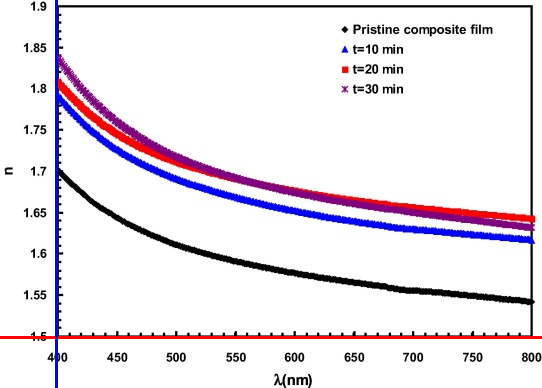
#> input picture chart_ratio/chart/test/1096gr4_axes.png, 542 x 388 px
$ jupyter execute --allow-errors LabelDetection.ipynb   (shell and % lines are left out)
#> lines starting #> are read from the running program, lines starting #| are printed output that depends on the picture; after the words box and inside, x2 and y2 are one past the last pixel; in counts of white or black regions, pixels touching at a corner belong together
#> further down, image is the input picture: shape (388, 542, 3); mean B, G, R 236.6, 229.2, 236.1
# Label Detection

## Axes Detection
This code gives a best estimate of the x and y axis (horizontal and vertical axes) for the plot/chart.

[cell 1]
import cv2, imutils, re, xlsxwriter, json
import matplotlib.pyplot as plt
import numpy as np
import pytesseract
from pathlib import Path
from matplotlib import rcParams
from pytesseract import Output
import PIL

[cell 2]
from google.colab import drive
drive.mount('/content/gdrive')
root_path = 'gdrive/My Drive/Colab Notebooks/chart'
%cd /content/gdrive/My Drive/Colab Notebooks/chart

[cell 3]
# Directory of images to run the code on
img_dir = 'test'

# Directory to save the output images
save_dir = 'out'

#> (a cell that did not finish here is left out)

### Function to detect x-axis and y-axis for a plot

[cell 5]
def findMaxConsecutiveOnes(nums) -> int:
    count = maxCount = 0

    for i in range(len(nums)):
        if nums[i] == 1:
            count += 1
        else:
            maxCount = max(count, maxCount)
            count = 0

    return max(count, maxCount)

[cell 6]
def detectAxes(filepath, threshold=None, debug=False):
    if filepath is None:
        return None, None

    if threshold is None:
        threshold = 10

    image = cv2.imread(filepath)
    height, width, channels = image.shape

    gray = cv2.cvtColor(image, cv2.COLOR_BGR2GRAY)

    # Get the max-consecutive-ones for eah column in the bw image, and...
    # pick the "first" index that fall in [max - threshold, max + threshold]
    maxConsecutiveOnes = [findMaxConsecutiveOnes(gray[:, idx] < 200) for idx in range(width)]
    start_idx, maxindex, maxcount = 0, 0, max(maxConsecutiveOnes)
    while start_idx < width:
        if abs(maxConsecutiveOnes[start_idx] - maxcount) <= threshold:
            maxindex = start_idx
            break

        start_idx += 1

    yaxis = (maxindex, 0, maxindex, height)

    if debug:
        fig, ax = plt.subplots(1, 2)

        ax[0].imshow(image)

        ax[1].plot(maxConsecutiveOnes, color = 'k')
        ax[1].axhline(y = max(maxConsecutiveOnes) - 10, color = 'r', linestyle = 'dashed')
        ax[1].axhline(y = max(maxConsecutiveOnes) + 10, color = 'r', linestyle = 'dashed')
        ax[1].vlines(x = maxindex, ymin = 0.0, ymax = maxConsecutiveOnes[maxindex], color = 'b', linewidth = 4)

        plt.show()

    # Get the max-consecutive-ones for eah row in the bw image, and...
    # pick the "last" index that fall in [max - threshold, max + threshold]
    maxConsecutiveOnes = [findMaxConsecutiveOnes(gray[idx, :] < 200) for idx in range(height)]
    start_idx, maxindex, maxcount = 0, 0, max(maxConsecutiveOnes)
    while start_idx < height:
        if abs(maxConsecutiveOnes[start_idx] - maxcount) <= threshold:
            maxindex = start_idx

        start_idx += 1

    cv2.line(image, (0, maxindex), (width, maxindex),  (255, 0, 0), 2)
    xaxis = (0, maxindex, width, maxindex)

    if debug:
        rcParams['figure.figsize'] = 15, 8

        fig, ax = plt.subplots(1, 1)
        ax.imshow(image, aspect = 'auto')

    return xaxis, yaxis

### Here we try to get text from the image using pytesseract

[cell 7]
def getTextFromImage(filepath, bw=False, debug=False):
    image_text = []

    image = cv2.imread(filepath)
    height, width, _ = image.shape

    if bw:
        hsv = cv2.cvtColor(image, cv2.COLOR_BGR2HSV)

        # define range of black color in HSV
        lower_val = np.array([0, 0, 0])
        upper_val = np.array([179, 255, 179])

        # Threshold the HSV image to get only black colors
        mask = cv2.inRange(hsv, lower_val, upper_val)

        # Bitwise-AND mask and original image
        res = cv2.bitwise_and(image, image, mask = mask)

        # invert the mask to get black letters on white background
        image = cv2.bitwise_not(mask)

    d = pytesseract.image_to_data(image, config = "-l eng --oem 1 --psm 11", output_type = Output.DICT)
    n_boxes = len(d['text'])

    # Pick only the positive confidence boxes
    for i in range(n_boxes):

        if int(d['conf'][i]) >= 0:

            text = d['text'][i].strip()
            (x, y, w, h) = (d['left'][i], d['top'][i], d['width'][i], d['height'][i])
            image_text.append((d['text'][i], (x, y, w, h)))

    if bw:
        image = cv2.imread(filepath)
        image_text = list(set(image_text))
        white_bg = 255 * np.ones_like(image)

        for text, (textx, texty, w, h) in image_text:
            roi = image[texty:texty + h, textx:textx + w]
            white_bg[texty:texty + h, textx:textx + w] = roi

        image_text = []
        d = pytesseract.image_to_data(white_bg, config = "-l eng --oem 1 --psm 11", output_type = Output.DICT)
        n_boxes = len(d['text'])

        # Pick only the positive confidence boxes
        for i in range(n_boxes):

            if int(d['conf'][i]) >= 0:

                text = d['text'][i].strip()
                (x, y, w, h) = (d['left'][i], d['top'][i], d['width'][i], d['height'][i])
                image_text.append((d['text'][i], (x, y, w, h)))

    # Remove all the duplicates in (text, box) pairs
    return list(set(image_text))

### This function is to calculate the probable x-labels, y-labels and legend text

Here is the logic for the same

1. X-labels

    a. Check only the text boxes which are below the x-axis(, and to the right of y-axis).

    b. Run a line sweep from x-axis to the bottom of the image, and check when the sweeping line intersects with the maximum            number of text boxes.

    c. This maximum intersection gives all the x-labels

2. Y-labels:

    a. Check only the text boxes which are to the left of y-axis(, and to the top of x-axis).

    b. Run a line sweep from left end of the image to the y-axis position, and check when the sweeping line intersects with the        maximum number of text boxes.

    c. This maximum intersection gives all the y-labels


3. Legend text:

    a. Check only the text boxes in the remaining region (right to the y-axis and top of x-axis)

    b. Only Consider text boxes which have non-numeric text

    c. Run the sweeping line algorithm twice now - Once in the x-direction and the second time in the y-direction

    d. The maximum intersections gives all the legend texts.

[cell 8]
# [97 lines left out: function getProbableLabels, not called in this run]

[cell 9]
# [15 lines left out: functions lineIntersectsRectX, lineIntersectsRectY, not called in this run]

[cell 10]
# [26 lines left out: function getTextFromImageArray, not called in this run]

[cell 11]
# [27 lines left out: function maskImageForwardPass, not called in this run]

[cell 12]
def maskImageBackwardPass(filepath, end_idx):
    if path.name.endswith('.png') or path.name.endswith('.jpg') or path.name.endswith('.jpeg'):

        filepath = img_dir + "/" + path.name
        image = cv2.imread(filepath)
        height, width, channels = image.shape

        gray = cv2.cvtColor(image, cv2.COLOR_BGR2GRAY)

        while end_idx > 0:
            if sum(gray[:, end_idx] < 200) == 0:
                break
            else:
                end_idx -= 1

        gray[:, end_idx:width] = 255

        return gray

## Writing to Excel workbook

[cell 13]
# [7 lines left out: function addToExcel, not called in this run]

[cell 14]
# [38 lines left out: function nearbyRectangle, not called in this run]

[cell 15]
# [71 lines left out: function mergeRects, not called in this run]

[cell 16]
# [25 lines left out: function getProbableYLabels, not called in this run]

[cell 17]
workbook = xlsxwriter.Workbook('FigureData.xlsx')

#> (the rest of this cell did not finish here and is left out)

#> in detectAxes, `gray = cv2.cvtColor(image, cv2.COLOR_BGR2GRAY)`:
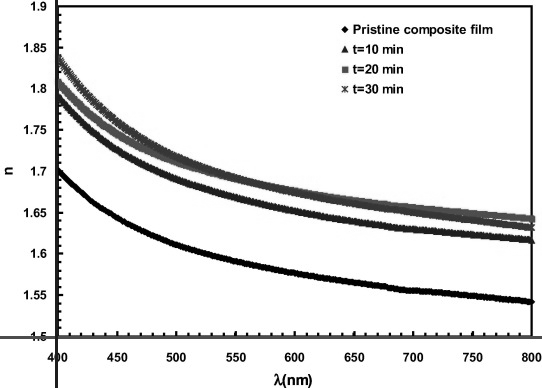
#> gray: shape (388, 542); min 0, max 255, mean 232.1
#> the loop in detectAxes, `while start_idx < width:` made 56 passes
#> in detectAxes, `cv2.line(image, (0, maxindex), (width, maxindex),  (255, 0, 0), 2)`:
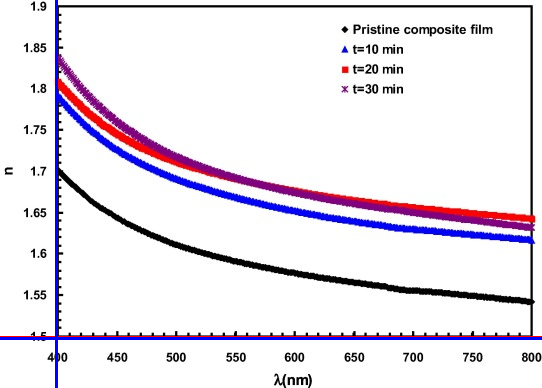
#> image: shape (388, 542, 3); 0.77% of pixels changed, all inside (x1, y1, x2, y2) = (0, 337, 542, 340)
#> the loop `for (x1, y1, x2, y2) in [xaxis]:` made 1 pass
#> (x1, y1, x2, y2) on pass 1: (0, 338, 542, 338)
#> the loop `for (x1, y1, x2, y2) in [yaxis]:` made 1 pass
#> (x1, y1, x2, y2) on pass 1: (55, 0, 55, 388)
        y_text, y_labels = [], []

        for (x1, y1, x2, y2) in [xaxis]:
            xaxis = (x1, y1, x2, y2)

        for (x1, y1, x2, y2) in [yaxis]:
            yaxis = (x1, y1, x2, y2)

        rcParams['figure.figsize'] = 15, 4
        fig, ax = plt.subplots(1, 3)

        # Make a backward pass to skip the ticks
        gray = maskImageBackwardPass(filepath, yaxis[0])
#> in maskImageBackwardPass, `gray[:, end_idx:width] = 255`: gray: shape (388, 542); every value is 255
#> `ret, thresh = cv2.threshold(gray, 0, 255,cv2.THRESH_OTSU | cv2.THRESH_..`: thresh: shape (388, 542); every value is 0
#| number of contours:  0

        # Processing the image so that the contours are drawn to labels and text
        ret, thresh = cv2.threshold(gray, 0, 255,cv2.THRESH_OTSU | cv2.THRESH_BINARY_INV)
        rect_kernel = cv2.getStructuringElement(cv2.MORPH_RECT, (1, 15))
        thresh = cv2.dilate(thresh, rect_kernel, iterations = 1)
        rect_kernel = cv2.getStructuringElement(cv2.MORPH_RECT, (5, 1))
        thresh = cv2.dilate(thresh, rect_kernel, iterations = 1)

        contours = cv2.findContours(thresh, cv2.RETR_EXTERNAL, cv2.CHAIN_APPROX_SIMPLE)
        contours = contours[0] if len(contours) == 2 else contours[1]
        rects = [cv2.boundingRect(contour) for contour in contours]
        print("number of contours: ", len(contours))

        image_text = getTextFromImage(filepath, bw=True)
#> in getTextFromImage, `hsv = cv2.cvtColor(image, cv2.COLOR_BGR2HSV)`: hsv: shape (388, 542, 3); mean H, S, V 13.1, 15.2, 241.3
#> in getTextFromImage, `mask = cv2.inRange(hsv, lower_val, upper_val)`:
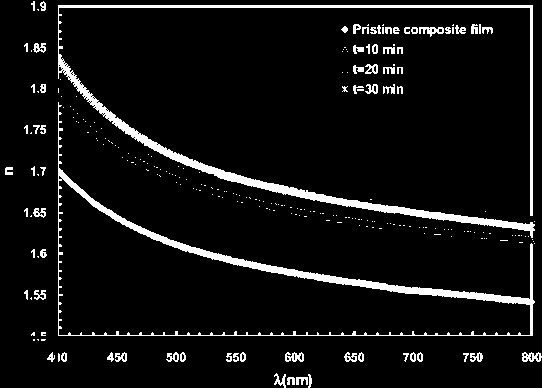
#> mask: shape (388, 542); 6.8% white; 253 white regions (182 under 20 px), largest, box (x1, y1, x2, y2) and area: (58, 5, 535, 238) 5999, (58, 102, 535, 336) 4741, (419, 27, 444, 37) 133
#> in getTextFromImage, `res = cv2.bitwise_and(image, image, mask = mask)`:
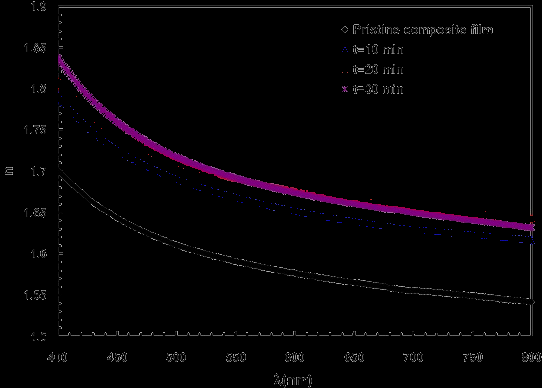
#> res: shape (388, 542, 3); mean B, G, R 4.8, 2.7, 4.9
        image, y_labels = getProbableYLabels(image, rects, xaxis, yaxis)
        white_bg = 255 * np.ones_like(gray.copy())

        for (textx, texty, w, h) in y_labels:
            roi = gray[texty:texty + h, textx:textx + w]
            white_bg[texty:texty + h, textx:textx + w] = roi

        # Get y-labels
        y_labels_list = getTextFromImageArray(white_bg, 'y-labels')
        ax[0].imshow(white_bg, aspect = 'auto')

        # Sort bounding rects by y coordinate
        def getYFromRect(item):
            return item[1][1]

        # Whiten y-labels and get y-text
        y_labels_list.sort(key = getYFromRect)
        y_labels = []
        for text, (textx, texty, w, h) in y_labels_list:
            roi = 255 * np.ones_like(gray[texty:texty + h, textx:textx + w])
            gray[texty:texty + h, textx:textx + w] = roi
            y_labels.append(text)

        y_text_list = getTextFromImageArray(gray, 'y-text')

        # Sort bounding rects by x coordinate
        def getXFromRect(item):
            return item[1][0]

        y_text_list.sort(key = getXFromRect)
        for text, (textx, texty, w, h) in y_text_list:
            y_text.append(text)

        # Get the remaining: x-labels and legends
        image_text = getTextFromImage(filepath, bw=True)
        image, x_labels, _, legends = getProbableLabels(image, image_text, xaxis, yaxis)

        # Write to Excel
        worksheet = workbook.add_worksheet()
        addToExcel("x-labels", x_labels, 1)
        addToExcel("y-text", y_text, 2)
        addToExcel("y-labels", y_labels, 3)
        addToExcel("legends", legends, 4)

        # Print the output here!
        print("file name    :  ", path.name)
        print("x-labels     :  ", x_labels)
        print("y-text       :  ", y_text)
        print("y-labels     :  ", y_labels)
        print("legends      :  ", legends, end = "\n\n")

        for (x1, y1, x2, y2) in [xaxis]:
            cv2.line(image, (x1, y1), (x2, y2),  (0, 0, 255), 2)

        for (x1, y1, x2, y2) in [yaxis]:
            cv2.line(image, (x1, y1), (x2, y2), (0, 255, 0), 2)

        for text, (textx, texty, w, h) in y_labels_list:
            cv2.rectangle(image, (textx, texty), (textx + w, texty + h), (255, 0, 255), 2)

        ax[1].imshow(gray, aspect = 'auto')
        ax[2].imshow(image, aspect = 'auto')

        # Insert the image
        worksheet.insert_image('B8', filepath)

# Close the excel workbook!
workbook.close()
